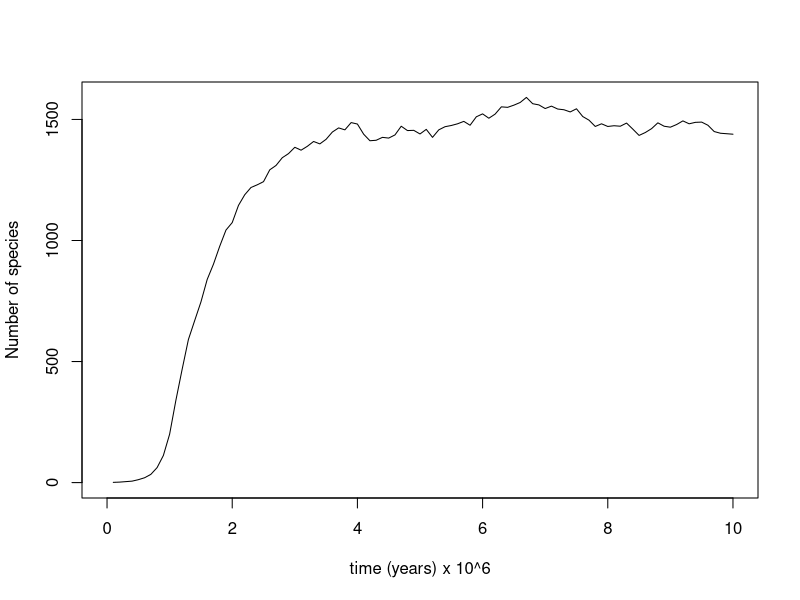

The R source for this figure:
rm(list=ls())
simulation <- function(pe,ps,nmax,n) {
  if(missing(n)) {
    x = c(1,rep(0,99))
  } else {
    x = c(n,rep(0,99))
  }
  for (iter in 1:99) {
    temp=0
    if (x[iter]==0) {
      break 
    } else {
      ps_temp=ps*((nmax/1.8)/x[iter])
      pe_temp=pe
      for (i in 1:x[iter]) {
        e = runif(1)
        s = runif(1)
        if (e<=pe_temp){
          temp=temp-1
        } else if (e>pe_temp & s<=ps_temp) {
          temp=temp+1
        } else if (e>pe_temp & s>ps_temp) {
          temp=temp+0
        }
      }
      x[iter+1]=x[iter]+temp
    }
  }
  plot(NA, type='n',xlim=c(0,10),ylim=c(0,max(x)),
       ylab='Number of species',xlab='time (years) x 10^6')
  lines(seq(0.1,10,by=0.1),x) 
  return(x)
}
simulation(0.1,0.2,1500)
